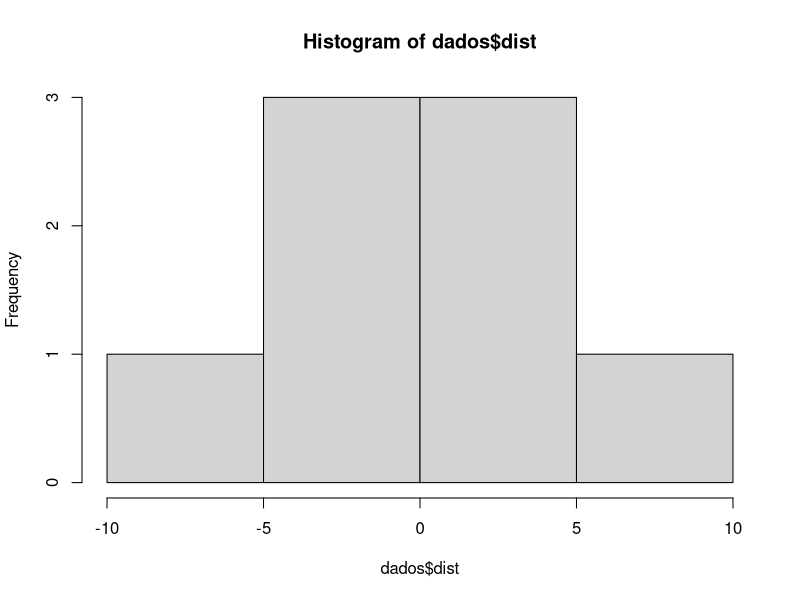
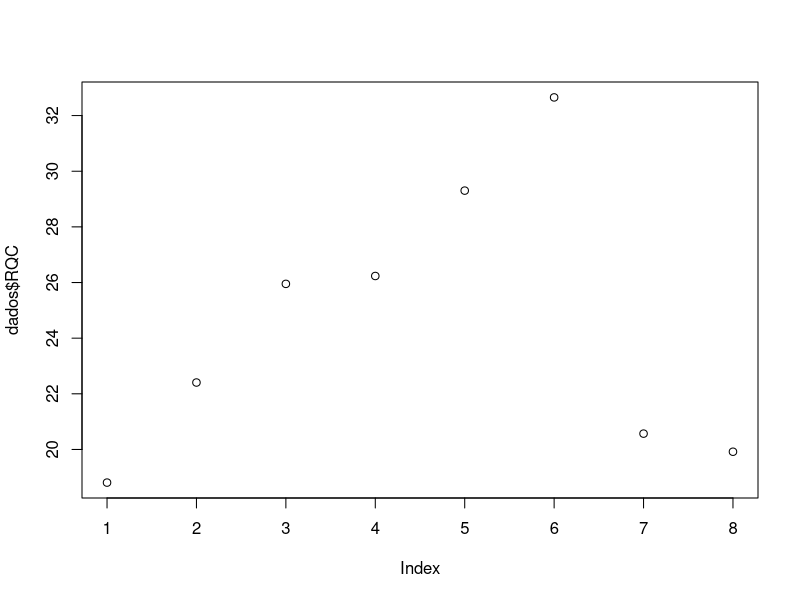

Recreate these plots in R, in order.
dados<-data.frame(paciente=seq(1,8,by=1), 
                  peso=c(55,61,75,85,96,100,56,61), 
                  altura=c(1.71,1.65,1.70,1.8,1.81,1.75,1.65,1.75),
                  circ_cintura=c(73,69,85,80,85,85,69,68), 
                  circ_quadril=c(90,91,96,93,94,98,89,90))  # Cria a tabela de dados e armazena em um objeto
dados # Mostra o objeto criado

dados$IMC<-dados$peso/(dados$altura^2) # IMC = peso/altura²
dados$RCQ<-dados$circ_cintura/dados$circ_quadril # RCQ = cintura/quadril
dados # Mostra o objeto criado

media<-mean(dados$IMC) # Obtém a média das observações
desvio<-sd(dados$IMC) # Obtém o desvio das observações
LS<-media+desvio # Obtenção do limite superior utilizado
LI<-media-desvio # Obtenção do limite inferior utilizado
LS # Mostra o valor do limite superior
LI # Mostra o valor do limite inferior

dados$classe<-ifelse(dados$IMC>LS, "Alto", ifelse(dados$IMC<LI, "Baixo","Médio")) # Crio a nova coluna categórica
dados # Visualizar os dados com a coluna adicional

dados$dist<-dados$IMC-media
dados
hist(dados$dist)
plot(dados$IMC,dados$RQC)
cor(dados$IMC,dados$RCQ)